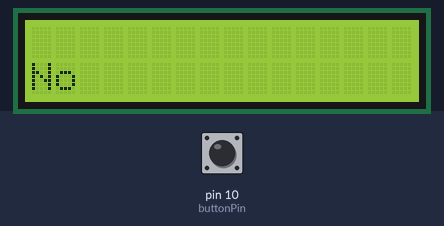
Simulated run of this sketch. Board: Arduino Uno, built with avr-gcc and run on an emulated ATmega328P. Parts: 16×2 character LCD. Inputs (shaded band) come from the test bench; at power-on: pin 10 (buttonPin) LOW.

Above: at 1.2 s.
1.3 s: pin 10 (buttonPin) pulled HIGH for 0.15 s
At 1.45 s:
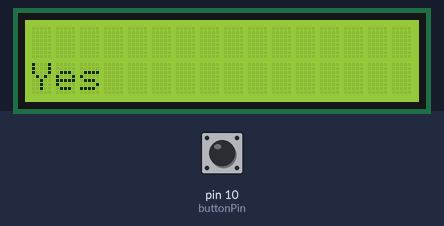
3.0 s: pin 10 (buttonPin) pulled HIGH for 3.2 s
Timing chart, 0 to 6.0 s (numbered marks = the images above; inputs shaded):
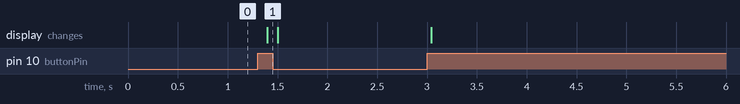

Measured:
- after the input at 1.3 s, the display: changes after 0.10 s (image 1)

The sketch:

9_lcd_button.ino
```cpp
// include the library code:
#include <LiquidCrystal.h>

// initialize the library with the numbers of the interface pins
LiquidCrystal lcd(4, 5, 6, 7, 8, 9);
const int buttonPin = 10;
int buttonState = 0;

void setup() {
  // set up the LCD's number of columns and rows:
  lcd.begin(16, 2);
  // set up an input pin for the button
  pinMode(buttonPin, INPUT);
}

void loop() {
  lcd.clear();
  // set the cursor to column 0, line 1
  // (note: line 1 is the second row, since counting begins with 0):
  lcd.setCursor(0, 1);
  // print the number of seconds since reset:

  // read the state of the pushbutton value:
  buttonState = digitalRead(buttonPin);

  // check if the pushbutton is pressed.
  // if it is, the buttonState is HIGH:
  if (buttonState == HIGH) {
    // turn LED on:
    lcd.print("Yes");
  } else {
    // turn LED off:
    lcd.print("No");
  }
  delay(100);
}
```
